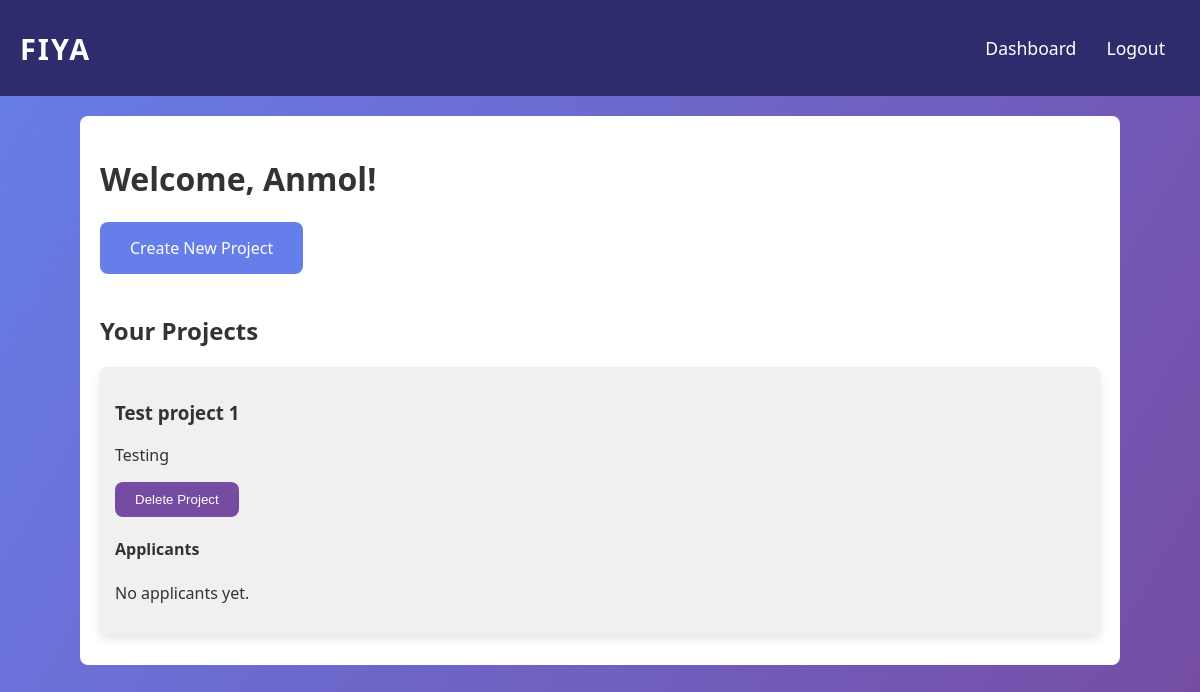
Page /dashboard (signed in) on the committed database.
### models.py (models this page shows, shortened)
class User(db.Model, UserMixin):
    id = db.Column(db.Integer, primary_key=True)
    username = db.Column(db.String(100), nullable=False)
    email = db.Column(db.String(100), nullable=False, unique=True)
    password = db.Column(db.String(100), nullable=False)
    role = db.Column(db.String(50), nullable=False)  # 'leader' or 'contributor'
    projects = db.relationship('Project', backref='leader', lazy=True)
    applications = db.relationship('Application', backref='contributor', lazy=True)

class Project(db.Model):
    id = db.Column(db.Integer, primary_key=True)
    title = db.Column(db.String(100), nullable=False)
    description = db.Column(db.Text, nullable=False)
    created_by = db.Column(db.Integer, db.ForeignKey('user.id'), nullable=False)
    match_score = db.Column(db.Integer, default=0)  # Optional, calculated as needed
    status = db.Column(db.String(50), default='open')  # e.g., 'open', 'closed'
    applications = db.relationship('Application', backref='project', lazy=True)

### app.py (the view, shortened to what this page needs)
@app.route('/dashboard', methods=['GET'])
@login_required
def dashboard():
    if current_user.role == 'leader':
        projects = Project.query.filter_by(created_by=current_user.id).all()
        project_applications = {}
        for project in projects:
            applications = Application.query.filter_by(project_id=project.id).all()
            applicants = []
            for app in applications:
                contributor = User.query.get(app.contributor_id)
                applicants.append({'username': contributor.username, 'match_score': app.match_score})
            project_applications[project.id] = applicants
        return render_template('dashboard_leader.html', projects=projects, project_applications=project_applications)

### app.py (called while the page is built)
@login_manager.user_loader
def load_user(user_id):
    return User.query.get(int(user_id))

### templates/dashboard_leader.html (shortened to what this page needs)
<!DOCTYPE html>
<html lang="en">
<head>
</head>
<body>
<nav>
  <div class="logo">FIYA</div>
  <ul>
    <li><a href="{{ url_for('dashboard') }}">Dashboard</a></li>
    <li><a href="{{ url_for('logout') }}">Logout</a></li>
  </ul>
</nav>
<div class="dashboard-container">
  <h1>Welcome, {{ current_user.username }}!</h1>
  <a href="{{ url_for('create_project') }}" class="create-project-btn">Create New Project</a>
  <h2>Your Projects</h2>
  {% for project in projects %}
    <div class="project-card">
      <h3>{{ project.title }}</h3>
      <p>{{ project.description }}</p>
      <form action="{{ url_for('delete_project', project_id=project.id) }}" method="POST">
        <button type="submit">Delete Project</button>
      </form>
      <h4>Applicants</h4>
      {% if project_applications[project.id] %}
        <div class="applicant-list">
          {% for applicant in project_applications[project.id] %}
            <p>{{ applicant.username }} - Match Score: {{ applicant.match_score }}%</p>
          {% endfor %}
        </div>
      {% else %}
        <p>No applicants yet.</p>
      {% endif %}
    </div>
  {% endfor %}
</div>
</body>
</html>

### templates/dashboard_leader.html (style rules this page uses)
body, html { margin: 0; padding: 0; height: 100%; font-family: 'Segoe UI', Tahoma, Geneva, Verdana, sans-serif; background: linear-gradient(120deg, #667eea, #764ba2); color: #fff; }
nav { display: flex; justify-content: space-between; align-items: center; padding: 20px; background-color: #2d2d6e; }
nav .logo { font-size: 1.8rem; color: white; font-weight: bold; letter-spacing: 2px; text-transform: uppercase; }
nav ul { display: flex; list-style: none; }
nav ul li { margin: 0 15px; }
nav ul li a { text-decoration: none; color: white; font-size: 1.1rem; transition: color 0.3s, transform 0.3s; }
.dashboard-container { padding: 20px; max-width: 1000px; margin: 20px auto; background-color: #ffffff; color: #333; border-radius: 8px; }
.project-card { background-color: #f0f0f0; margin: 10px 0; padding: 15px; border-radius: 8px; box-shadow: 0 4px 10px rgba(0, 0, 0, 0.1); }
.project-card button { background-color: #764ba2; color: white; border: none; padding: 10px 20px; border-radius: 8px; cursor: pointer; transition: background-color 0.3s; }
.create-project-btn { background-color: #667eea; color: white; padding: 15px 30px; border: none; border-radius: 8px; text-align: center; cursor: pointer; text-decoration: none; margin-bottom: 20px; display: inline-block; transition: background-color 0.3s; }

### rows in the picture
User: username "Anmol"
Project: title "Test project 1", description "Testing", shows "No applicants yet."
